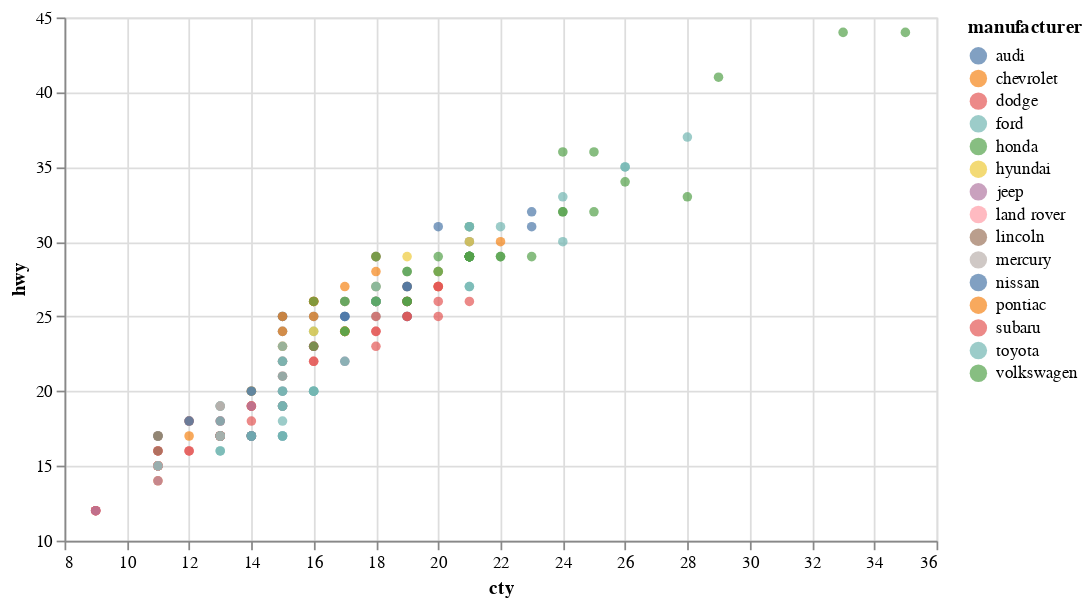

The notebook cell saved with this chart:
### Code cell
# https://altair-viz.github.io/altair-tutorial/notebooks/06-Selections.html
import altair as alt

chart = alt.Chart(mpg) \
  .encode(
    alt.X('cty', scale=alt.Scale(zero=False)),
    alt.Y('hwy', scale=alt.Scale(zero=False)),
    tooltip = 'model',
    color = 'manufacturer'
  ) \
  .mark_circle() \
  .properties(width = 500, height = 300) \
  .interactive()

chart

### Figure 1 — Vega-Lite specification as saved in the notebook (floating-point values rounded to 4 significant figures; data arrays with more than 128 entries replaced by an {"elided": "..."} marker saying what was removed)
{"config": {"view": {"continuousWidth": 400, "continuousHeight": 300}}, "data": {"name": "data-3dc4c11837dd0e8113f1e1ea078fde9f"}, "mark": "circle", "encoding": {"color": {"field": "manufacturer", "type": "nominal"}, "tooltip": {"field": "model", "type": "nominal"}, "x": {"field": "cty", "scale": {"zero": false}, "type": "quantitative"}, "y": {"field": "hwy", "scale": {"zero": false}, "type": "quantitative"}}, "height": 300, "selection": {"selector001": {"type": "interval", "bind": "scales", "encodings": ["x", "y"]}}, "width": 500, "$schema": "https://vega.github.io/schema/vega-lite/v4.17.0.json", "datasets": {"data-3dc4c11837dd0e8113f1e1ea078fde9f": {"elided": "234 records"}}}
